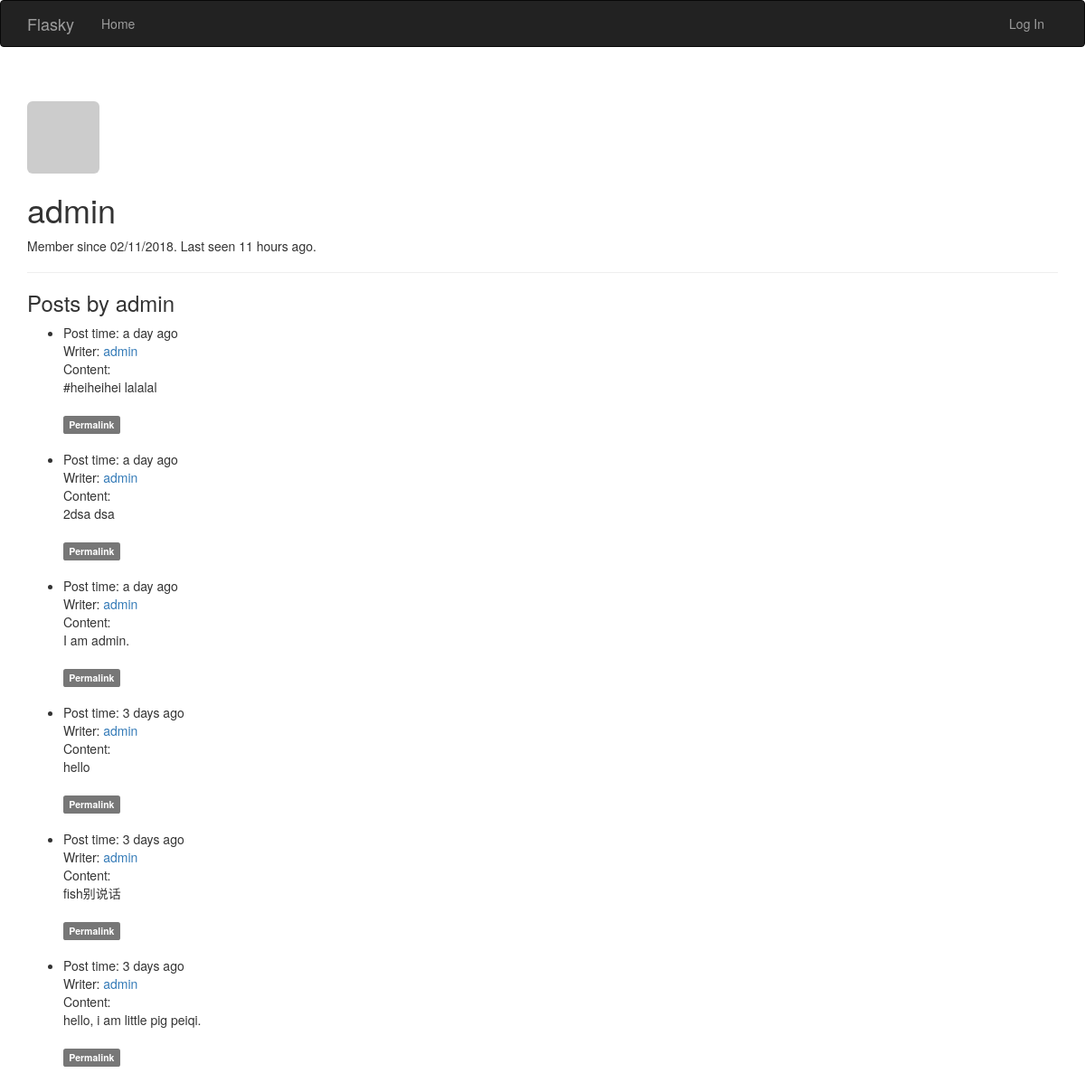
Screenshot of /user/admin with the database file from the repository.
### app/models.py (models this page shows, shortened)
class User(UserMixin, db.Model):
    __tablename__ = 'users'
    id = db.Column(db.Integer, primary_key=True)
    username = db.Column(db.String(64), unique=True, index=True)
    role_id = db.Column(db.Integer, db.ForeignKey('roles.id'))
    password_hash = db.Column(db.String(128))
    email = db.Column(db.String(64), unique=True, index=True)
    posts = db.relationship('Post', backref = 'author', lazy = 'dynamic')
    avatar_hash = db.Column(db.String(32))
    name = db.Column(db.String(64))#real name
    location = db.Column(db.String(64))
    about_me = db.Column(db.Text())
    member_since = db.Column(db.DateTime(), default=datetime.utcnow)
    last_seen = db.Column(db.DateTime(), default=datetime.utcnow)
    avatar = db.Column(db.String(128), default=None)
    def gravatar_hash(self):
        return hashlib.md5(self.email.lower().encode('utf-8')).hexdigest()
    def gravatar(self, size=100, default='identicon', rating='g'):
        url = 'https://secure.gravatar.com/avatar'
        hash = self.avatar_hash or self.gravatar_hash()
        return '{url}/{hash}?s={size}&d={default}&r={rating}'.format(
            url=url, hash=hash, size=size, default=default, rating=rating)
    @property
    def password(self):
        raise AttributeError('password is not a readable attribute')

class Post(db.Model):
    __tablename__ = 'posts'
    id = db.Column(db.Integer, primary_key=True)
    body = db.Column(db.Text)
    timestamp = db.Column(db.DateTime, index=True, default=datetime.utcnow)
    author_id = db.Column(db.Integer, db.ForeignKey('users.id'))
    body_html = db.Column(db.Text)#保存转换后markdown文章的html代码

### app/main/views.py (the view)
@main.route('/user/<username>')
def user(username):
    user = User.query.filter_by(username=username).first_or_404()
    posts = user.posts.order_by(Post.timestamp.desc()).all()
    return render_template('user.html',user=user, posts=posts)

### app/auth/views.py (called while the page is built)
@auth.before_app_request
def before_request():
    if current_user.is_authenticated:
        current_user.ping()

### app/main/__init__.py (called while the page is built)
@main.app_context_processor
def inject_permissions():
    return dict(Permission=PERMISSION)

### app/models.py (called while the page is built)
    def is_administrator(self):
        return False

### app/templates/user.html (shortened to what this page needs)
{% extends "base.html" %}
{% block page_content %}
<div class="page-header">
    <img class="img-rounded profile-thumbnail" src="{{ user.gravatar(size=256) }}" >
    <div class="profile-header">
        <h1>{{ user.username }}</h1>
        <p>Member since {{ moment(user.member_since).format('L') }}.
            Last seen {{ moment(user.last_seen).fromNow() }}.
        </p>
    </div>
</div>
    <h3>Posts by {{ user.username }}</h3>
    {% include '_posts.html' %}
{% endblock %}

### app/templates/_posts.html (shortened to what this page needs)
<ul class="posts">
    {% for post in posts %}
    <li class="post">
        <div class="post-content">
            <div class="post-date">Post time: {{ moment(post.timestamp).fromNow() }}</div>
            <div class="post-author">Writer: <a href="{{ url_for('.user', username=post.author.username) }}">{{ post.author.username }}</a></div>
            <div class="post-body">Content:<br>
                {% if post.body_html %}
                {{ post.body_html | safe }}
                {% else %}
                {{ post.body }}
                {% endif %}
            </div><br>
            <div class="post-footer">
                <a href="{{ url_for('.post', id=post.id)}}">
                    <span class="label label-default">Permalink</span>
                </a>
            </div><br>
        </div>
    </li>
    {% endfor %}
</ul>

### rows the page displays
User: username "admin", member_since "02/11/2018", last_seen "11 hours ago"
Post: timestamp "a day ago", author.username "admin", body "#heiheihei lalalal"
Post: timestamp "a day ago", author.username "admin", body "2dsa dsa"
Post: timestamp "a day ago", author.username "admin", body "I am admin."
Post: timestamp "3 days ago", author.username "admin", body "hello"
Post: timestamp "3 days ago", author.username "admin", body "fish别说话"
Post: timestamp "3 days ago", author.username "admin", body "hello, i am little pig peiqi."
